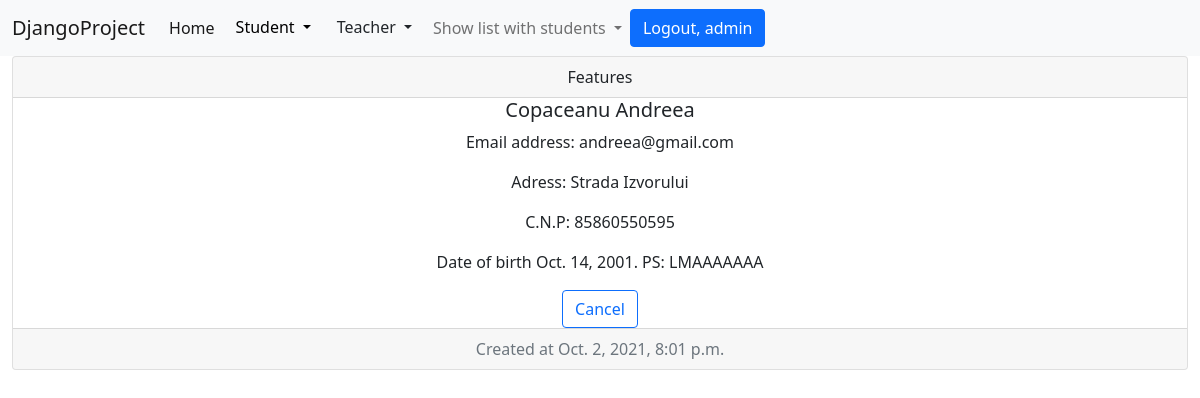
/detail_teacher/1/ (signed in), run on the app's committed database.
### profesor/models.py (models this page shows)
class Teacher(models.Model):
    first_name = models.CharField(max_length=30)
    last_name = models.CharField(max_length=30)
    cnp = models.IntegerField()
    date_of_birth = models.DateField()
    email = models.EmailField()
    adress = models.CharField(max_length=40)
    active = models.BooleanField(default=1)
    created_at = models.DateTimeField(auto_now_add=True)
    updated_at = models.DateTimeField(auto_now=True)

### profesor/views.py (the view)
# urls.py: path('detail_teacher/<int:pk>/', views.TeacherDetailView.as_view(), name='detail-teacher'),
class TeacherDetailView(LoginRequiredMixin, PermissionRequiredMixin, DetailView):
    template_name = 'teacher/detail_teacher.html'
    model = Teacher
    permission_required = 'profesor.view_teacher'

### djangoProject/context_processors.py (called while the page is built)
def get_all_students(request):
    all_students = Student.objects.all()
    return {'allstudents': all_students}

### templates/teacher/detail_teacher.html (shortened to what this page needs)
{% extends 'base.html' %}
{% block content %}
    <div class="card text-center">
    <div class="card-header">
        Features
    </div>
    <div class="=card-body">
        <h5 class="card-title">{{ teacher.first_name }} {{ teacher.last_name }}</h5>
    <p class="card-text">Email address: {{ teacher.email }}</p>
    <p class="card-text">Adress: {{ teacher.adress }}</p>
    <p class="card-text">C.N.P: {{ teacher.cnp }}</p>
    <p class="card-text">Date of birth {{ teacher.date_of_birth }}. PS: LMAAAAAAA</p>
    <a href="{% url 'list-of-teachers' %}" class="btn btn-outline-primary">Cancel</a>
    </div>
    <div class="card-footer text-muted">
    Created at {{ teacher.created_at }}
    </div>
    </div>
{% endblock %}

### templates/base.html (shortened to what this page needs)
<!DOCTYPE html>
<html lang="en">
<head>
    <link href="https://cdn.jsdelivr.net/npm/bootstrap@5.1.1/dist/css/bootstrap.min.css" rel="stylesheet">
</head>
<body>
<nav class="navbar navbar-expand-lg navbar-light bg-light">
    <div class="container-fluid">
        <a class="navbar-brand" href="#">DjangoProject</a>
        <div class="collapse navbar-collapse" id="navbarNav">
            <ul class="navbar-nav">
                <li class="nav-item">
                    <a class="nav-link active" aria-current="page" href="{% url 'home' %} ">Home</a>
                </li>
                {% if request.user.is_authenticated %}
                    <div class="dropdown">
                        <button class="btn btn-light dropdown-toggle" type="button" id="dropdownMenu2"
                                data-bs-toggle="dropdown" aria-expanded="false">
                            Student
                        </button>
                    </div>
                    <div class="dropdown">
                        <button class="btn btn dropdown-toggle" type="button" id="dropdownMenu2"
                                data-bs-toggle="dropdown" aria-expanded="false">
                            Teacher
                        </button>
                    </div>
                    <div class="collapse navbar-collapse" id="navbarNavDarkDropdown">
                        <ul class="navbar-nav">
                            <li class="nav-item dropdown">
                                <a class="nav-link dropdown-toggle" href="#" id="navbarDarkDropdownMenuLink"
                                   role="button" data-bs-toggle="dropdown" aria-expanded="false">
                                    Show list with students
                                </a>
                            </li>
                        </ul>
                    </div>
                {% endif %}
            </ul>
            {% if request.user.is_authenticated %}
                <a class="btn btn-primary" href="{% url 'logout' %}">Logout, {{ request.user.username }}</a>
            {% else %}
                <a class="btn btn-success" href="{% url 'create-new-user' %}">Sign up</a>
                <a class="btn btn-warning" href="{% url 'login' %}">Login</a>
            {% endif %}
        </div>
    </div>
</nav>
<div class="container-fluid">
    {% block content %}
    {% endblock %}
</div>
</body>
</html>

### data on the page
Teacher: first_name "Copaceanu", last_name "Andreea", email "andreea@gmail.com", adress "Strada Izvorului", cnp "85860550595", date_of_birth "Oct. 14, 2001", created_at "Oct. 2, 2021, 8:01 p.m."

### other printed values
{{ request.user.username }} "admin"
